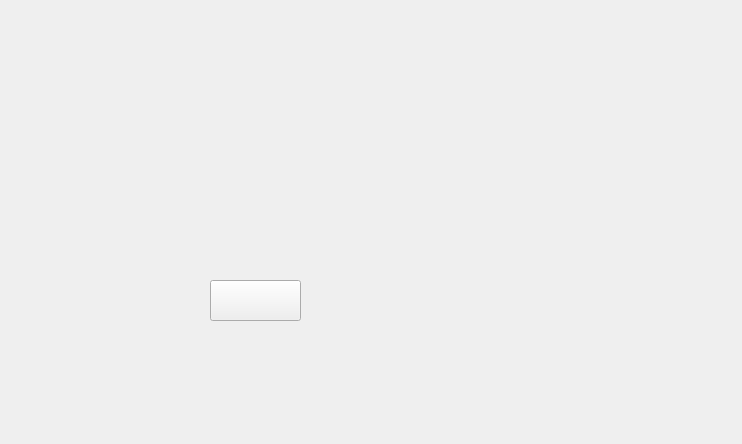
<?xml version="1.0" encoding="UTF-8"?>
<ui version="4.0">
 <class>MSummit</class>
 <widget class="QWidget" name="MSummit">
  <property name="geometry">
   <rect>
    <x>0</x>
    <y>0</y>
    <width>742</width>
    <height>444</height>
   </rect>
  </property>
  <property name="windowTitle">
   <string>Form</string>
  </property>
  <widget class="QPushButton" name="pushButton">
   <property name="geometry">
    <rect>
     <x>210</x>
     <y>280</y>
     <width>91</width>
     <height>41</height>
    </rect>
   </property>
   <property name="styleSheet">
    <string notr="true">QPushButton{color: rgb(255, 255, 255);background: rgb(252, 238, 205);border:1px solid grey; border-radius: 8px;}
QPushButton:hover{border-color:rgb(139,170,105)}
QPushButton:pressed{border-color:gray;background-color:rgb(153, 118, 97);}
QPushButton:disabled{border-color:gray;background-color: rgb(99, 99, 99);
}
background-color: ;
color:;</string>
   </property>
   <property name="text">
    <string/>
   </property>
  </widget>
 </widget>
 <resources/>
 <connections/>
</ui>
